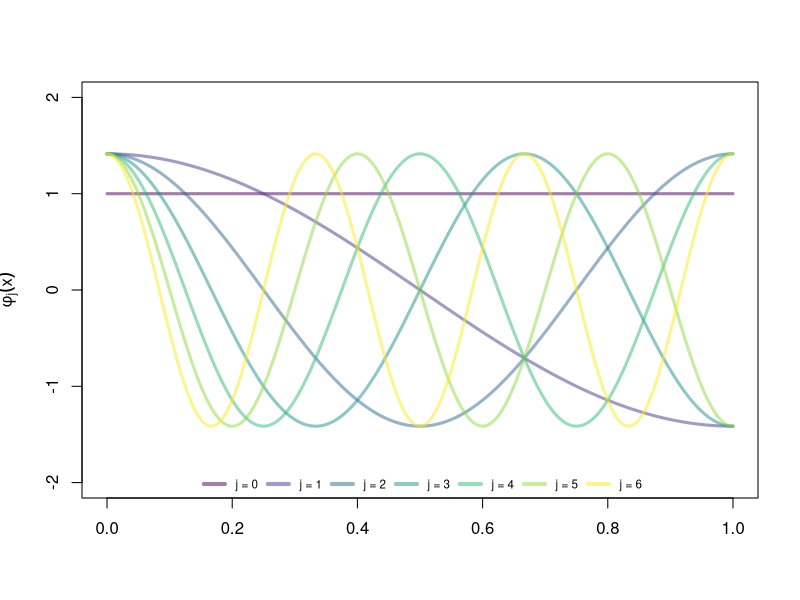
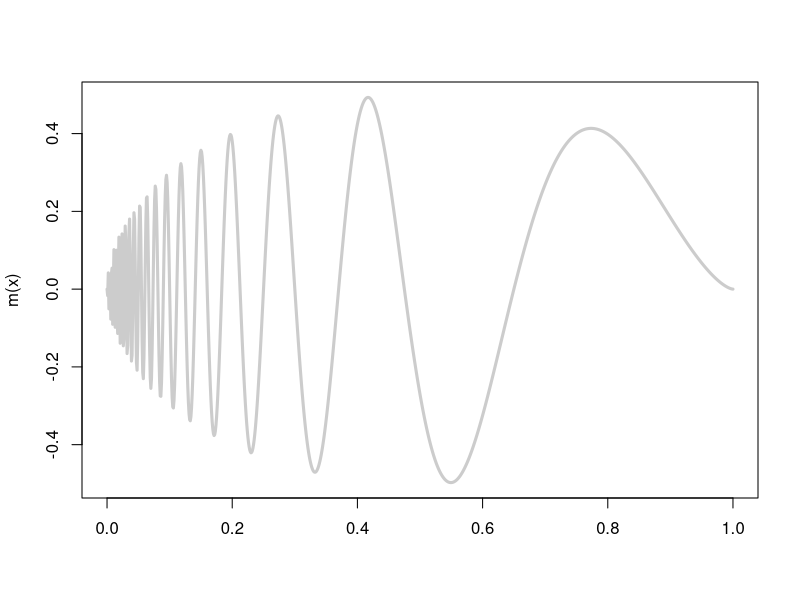
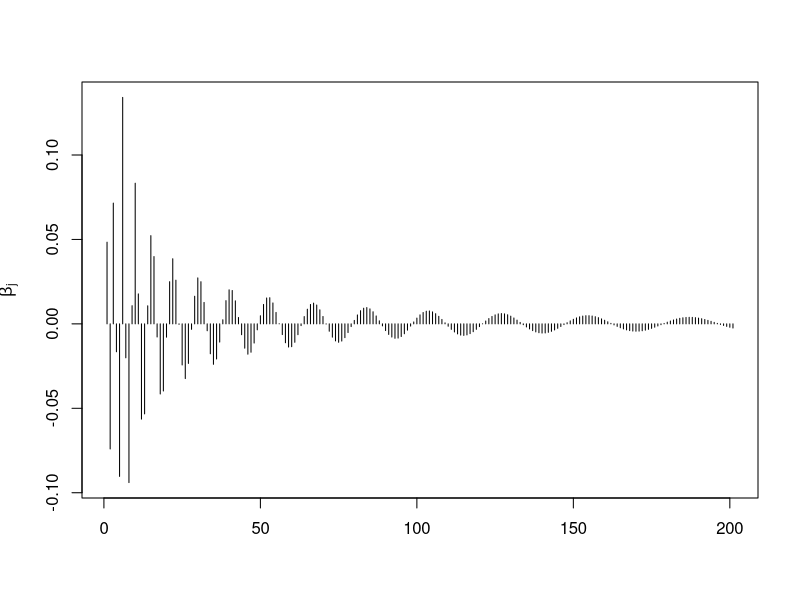
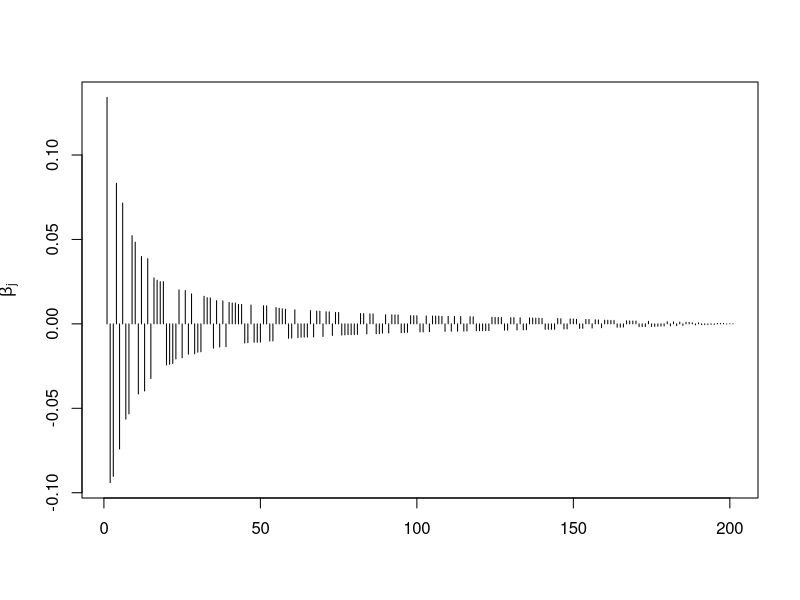
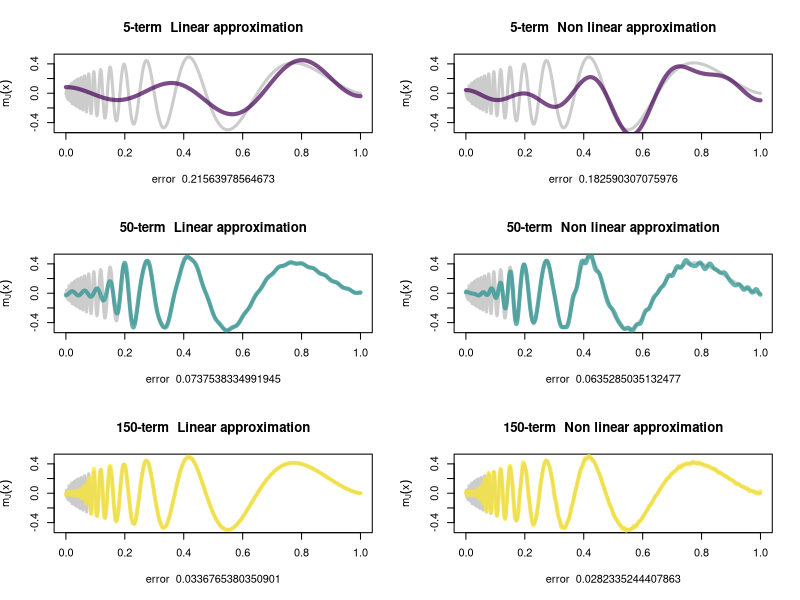

Reproduce these figures in R, in order.
## ---- chunk 1
# Here we include all libraires needed to run 
library('caret')
library('viridis')

## ---- chunk 2
ff <- function(x,j){
  f= exp(j*x)
  if (j!=0){
    f = (j%%2 ==0)* exp(2*j*x) + (j%%2 !=0)*exp(-2*j*x)
  }
return(f)
}
## ---- chunk 3
# Lets define our cosine functions 
# Cosine-basis
cos.basis = function(x, j = 4)  1*(j == 0) + sqrt(2)*cos(pi*j*x)*(j > 0)


# Plot the first 10 basis functions
j.max = 6
mycol = viridis(j.max + 1, alpha = .5)


# Open the graphical device
curve(cos.basis(x,0), n = 501,  ylim = c(-2,2), col = mycol[1], lwd = 3,
      main = " ", xlab = "", ylab = expression(phi[j](x)))


# Add the other basis functions
for (idx in 1:j.max) curve(cos.basis(x, j = idx), n = 501, add = T, col = mycol[idx + 1], lwd = 3)
legend("bottom", paste("j =", 0:j.max), col = mycol, lwd = 4, cex = .7, bty = "n", horiz = T)


## ---- chunk 4

# Doppler function scaled in [0,1]
doppler.fun <-  function(x) sqrt(x*(1 - x))*sin( (2.1*pi)/(x + 0.05) )
curve(doppler.fun(x), from = 0, to = 1, main = "", xlab = "", ylab = "m(x)",
      n = 1001, col = gray(.8), lwd = 3)

# Part 3 ------------------------------------------------------------------

# Let's now numerically evaluate the Fourier coefficients 
# of the Doppler under our cosine-basis
j.max   <- 200
f.coeff <- rep(NA, j.max+1)
for (idx in 0:j.max){
  foo = tryCatch(
    integrate(function(x, j) doppler.fun(x) * cos.basis(x,j), lower = 0, upper = 1, j = idx)$value,
    error = function(e) NA
  )
  f.coeff[idx + 1] = foo
}
# Visualize the Fourier coefficients
plot(f.coeff, type = "h", ylab = expression(beta[j]), main = "", xlab = "")


## ---- chunk 5
#Now we order the coefficients in descending order w.r.t to their absolute value
ord = order(abs(f.coeff), decreasing = T) # indexes from max to  min abslute value

# Visualize the Fourier coefficients
nf.coeff = f.coeff[ord]
plot(nf.coeff, type = "h", ylab = expression(beta[j]), main = "", xlab = "")
## ---- chunk 6
# Time to rebuild/approximate our Doppler with an n-term (linear) approximation.
# Let's make a function for this purpose...

# Linear approximation
proj.cos <- function(x, f.coeff, j.max = 10){
  out = rep(0, length(x))
  for(idx in 0:j.max){
    if ( !is.na(f.coeff[idx + 1]) ) out = out + f.coeff[idx + 1] * cos.basis(x, j = idx)
  }
  return(out)
}

# Non linear approximation
proj.cos.nl <- function(x, f.coeff, j.max = 10){
  out = rep(0, length(x))
  for(idx in 0:j.max){
    ord.id = ord[idx + 1] # We retrieve the index of the greatest (idx+1)-th greatest coefficient in absolute value
    if ( !is.na(f.coeff[ord.id]) ) {
      out = out +   f.coeff[ord.id] * cos.basis(x, j = ord.id -1) # apply the basis function retrieving coeff at right index
    }
  }
  return(out)
}

## ---- chunk 7
mse <- function(mx,mjx, n_terms){
  er = NA
  fo=tryCatch(
    integrate(function(x,j) (mx(x)- mjx(x, f.coeff,n_terms))^2, lower = 0, upper = 1)$value, error = function(e) NA )
    er = sqrt(fo)
  return (er)
}


## ---- chunk 8
# Visualize some n-terms approximations
j.seq =  c(5, 50, 150)
mycol = viridis(length(j.seq), alpha = .7)

par(mfrow = c(3,2)) # split the graphical device in a 2 x 3 matrix
for (idx in 1:length(j.seq)){
  # Original function
  curve(doppler.fun(x), from = 0, to = 1, 
        main = paste(j.seq[idx], "-term  Linear approximation", sep = ""),
        xlab = paste('error ', mse(doppler.fun, proj.cos,j.seq[idx])), 
                     ylab = expression(m[J](x)),
        n = 1001, col = gray(.8), lwd = 3)
  # Add approximation
  curve(proj.cos(x, f.coeff = f.coeff, j.seq[idx]),
        n = 1001, col = mycol[idx], lwd = 4,
        add = TRUE)
  
   curve(doppler.fun(x), from = 0, to = 1, 
        main = paste(j.seq[idx], "-term  Non linear approximation", sep = ""),
        xlab = paste('error ', mse(doppler.fun, proj.cos.nl,j.seq[idx]))
        , ylab = expression(m[J](x)),
        n = 1001, col = gray(.8), lwd = 3)
   
  curve(proj.cos.nl(x, f.coeff = f.coeff, j.seq[idx]),
        n = 1001, col = mycol[idx], lwd = 4,
        add = T)
}
par(mfrow = c(1,3)) # back to default




## ---- chunk 9
k = 3
d = 3
values = matrix(NA,nrow= k , ncol = k+ d+1)
supporto = quantile((0:1), probs = seq(0,1,length.out = k))
numcol = k+d+1

for(i in 1:numcol){
  values[,i] = (i <= d+1)* supporto^(i-1) + (i > d+1)*(supporto - supporto[max(1,(i-d-1))])^d
}

values[values<0] = 0

values
supporto
